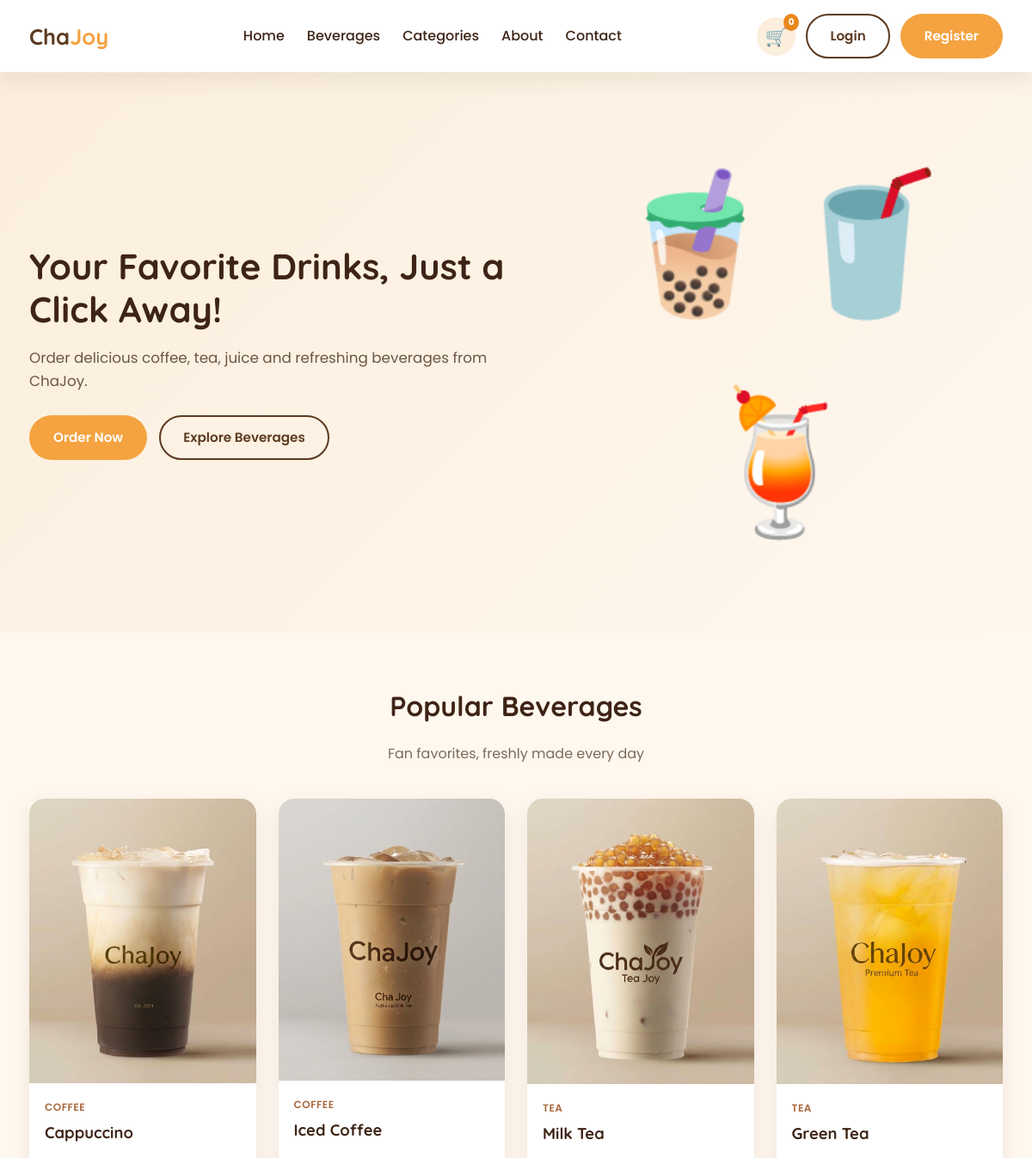
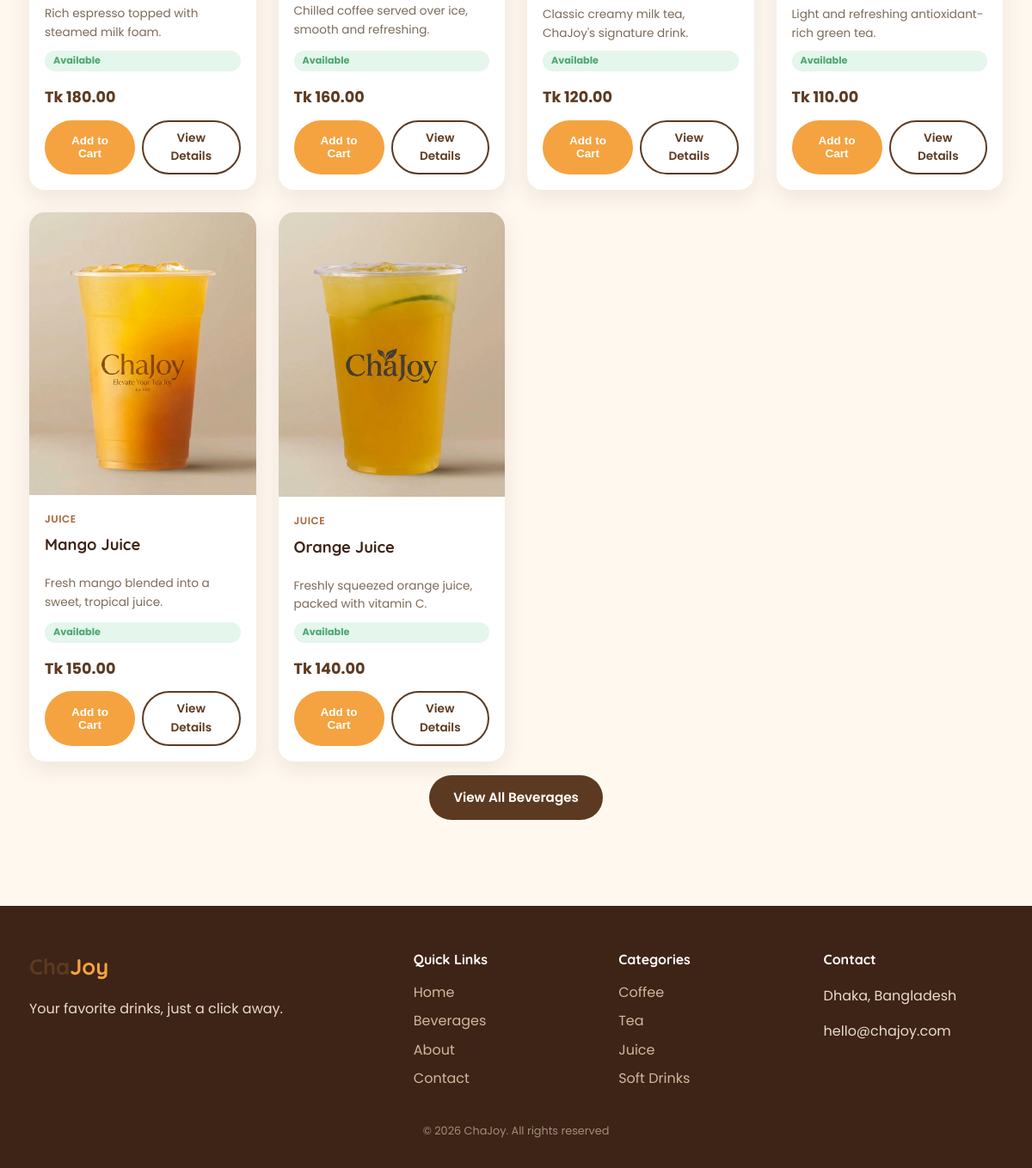
The page / on the database its author committed (2 pictures, top to bottom).
### tables this page shows
CREATE TABLE `beverages` (
  `id` int(11) NOT NULL,
  `category_id` int(11) NOT NULL,
  `name` varchar(100) NOT NULL,
  `description` varchar(500) DEFAULT '',
  `price` decimal(10,2) NOT NULL,
  `image` varchar(255) DEFAULT 'default.jpg',
  `stock` int(11) NOT NULL DEFAULT 0,
  `is_available` tinyint(1) NOT NULL DEFAULT 1,
  `created_at` timestamp NOT NULL DEFAULT current_timestamp()
);

CREATE TABLE `categories` (
  `id` int(11) NOT NULL,
  `name` varchar(50) NOT NULL,
  `created_at` timestamp NOT NULL DEFAULT current_timestamp()
);

### controllers/BeverageController.php (called while the page is built, shortened)
<?php
function beverageController_home($conn) {
    $popularBeverages = getPopularBeverages($conn, 6);
    require __DIR__ . '/../views/customer/home.php';
}
?>

### includes/functions.php (called while the page is built, shortened)
<?php
function clean($value) {
    return htmlspecialchars(
        trim($value ?? ""),
        ENT_QUOTES,
        'UTF-8'
    );
}
function formatMoney($amount) {
    return "Tk " . number_format(
        (float)$amount,
        2
    );
}
function truncateText($text, $limit = 80) {
    if (strlen($text) <= $limit) {
        return $text;
    }
    return substr(
        $text,
        0,
        $limit
    ) . "...";
}
function isLoggedIn() {
    return isset($_SESSION['user_id']);
}
?>

### models/Beverage.php (called while the page is built, shortened)
<?php
function getPopularBeverages($conn, $limit = 6) {
    $sql = "SELECT b.*, c.name AS category_name
            FROM beverages b
            JOIN categories c ON b.category_id = c.id
            WHERE b.is_available = 1
            ORDER BY b.id ASC
            LIMIT ?";
    $stmt = $conn->prepare($sql);
    $stmt->bind_param("i", $limit);
    $stmt->execute();
    $result = $stmt->get_result();
    $beverages = [];
    while ($row = $result->fetch_assoc()) {
        $beverages[] = $row;
    }
    return $beverages;
}
?>

### views/customer/home.php (the view)
<?php require __DIR__ . '/../layouts/header.php'; ?>
<section class="hero">
    <div class="container hero-inner">
        <div class="hero-text">
            <h1>Your Favorite Drinks, Just a Click Away!</h1>
            <p>Order delicious coffee, tea, juice and refreshing beverages from ChaJoy.</p>
            <div class="hero-buttons">
                <a href="index.php?page=beverages" class="btn btn-primary">Order Now</a>
                <a href="index.php?page=beverages" class="btn btn-outline">Explore Beverages</a>
            </div>
        </div>
        <div class="hero-image">🧋🥤🍹</div>
    </div>
</section>
<section class="section">
    <div class="container">
        <div class="section-title">
            <h2>Popular Beverages</h2>
            <p>Fan favorites, freshly made every day</p>
        </div>
        <div class="beverage-grid">
           <?php foreach (($popularBeverages ?? []) as $b): ?>
                <?php $available = $b['is_available'] && $b['stock'] > 0; ?>
                <div class="beverage-card">
                    <a href="index.php?page=beverage_details&id=<?php echo $b['id']; ?>">
                        <div class="drink-icon">
                           <img src="public/images/<?php echo $b['image']; ?>"
                              alt="<?php echo $b['name']; ?>">
                        </div>
                    </a>
                    <div class="beverage-body">
                        <span class="beverage-category"><?php echo clean($b['category_name']); ?></span>
                        <h3 class="beverage-name">
                            <a href="index.php?page=beverage_details&id=<?php echo $b['id']; ?>"><?php echo clean($b['name']); ?></a>
                        </h3>
                        <p class="beverage-desc"><?php echo clean(truncateText($b['description'], 70)); ?></p>
                        <span class="badge <?php echo $available ? 'badge-available' : 'badge-unavailable'; ?>">
                            <?php echo $available ? 'Available' : 'Out of stock'; ?>
                        </span>
                        <div class="beverage-price mt-2"><?php echo formatMoney($b['price']); ?></div>
                        <div class="beverage-actions">
                            <button class="btn btn-primary btn-sm add-to-cart-btn" data-id="<?php echo $b['id']; ?>" <?php echo $available ? '' : 'disabled'; ?>>Add to Cart</button>
                            <a href="index.php?page=beverage_details&id=<?php echo $b['id']; ?>" class="btn btn-outline btn-sm">View Details</a>
                        </div>
                    </div>
                </div>
            <?php endforeach; ?>
        </div>
        <div class="text-center mt-2">
            <a href="index.php?page=beverages" class="btn btn-secondary">View All Beverages</a>
        </div>
    </div>
</section>
<?php require __DIR__ . '/../layouts/footer.php'; ?>

### index.php (shortened to what this page needs)
<?php
require_once __DIR__ . '/config/config.php';
require_once __DIR__ . '/models/Beverage.php';
require_once __DIR__ . '/controllers/BeverageController.php';
$page = $_GET['page'] ?? 'home';
switch ($page) {
    case 'home':
        beverageController_home($conn);
        break;
}

### views/layouts/header.php (shortened to what this page needs)
<?php
$cartCount = 0;
?>
<!DOCTYPE html>
<html lang="en">
<head>
    <link rel="stylesheet" href="public/css/style.css">
</head>
<body>
<header class="navbar">
    <div class="container navbar-inner">
        <a href="index.php?page=home" class="logo">Cha<span>Joy</span></a>
        <nav class="nav-links" id="navLinks">
            <a href="index.php?page=home">Home</a>
            <a href="index.php?page=beverages">Beverages</a>
            <a href="index.php?page=beverages">Categories</a>
            <a href="index.php?page=about">About</a>
            <a href="index.php?page=contact">Contact</a>
        </nav>
        <div class="nav-actions">
            <a href="index.php?page=cart" class="icon-btn cart-icon" title="Cart">
                🛒 <span class="cart-badge" id="cartBadge"><?php echo $cartCount; ?></span>
            </a>
            <?php if (isLoggedIn()): ?>
                <div class="dropdown">
                    <button class="btn btn-outline dropdown-toggle">👤 <?php echo clean($_SESSION['user_name']); ?></button>
                    <div class="dropdown-menu">
                        <?php if (currentRole() === 'customer'): ?>
                            <a href="index.php?page=customer_dashboard">Dashboard</a>
                            <a href="index.php?page=order_history">My Orders</a>
                            <a href="index.php?page=profile">Profile</a>
                        <?php elseif (currentRole() === 'admin'): ?>
                            <a href="index.php?page=admin_dashboard">Admin Dashboard</a>
                        <?php elseif (currentRole() === 'delivery'): ?>
                            <a href="index.php?page=delivery_dashboard">Delivery Dashboard</a>
                        <?php endif; ?>
                        <a href="index.php?page=logout">Logout</a>
                    </div>
                </div>
            <?php else: ?>
                <a href="index.php?page=login" class="btn btn-outline">Login</a>
                <a href="index.php?page=register" class="btn btn-primary">Register</a>
            <?php endif; ?>
        </div>
    </div>
</header>
<main>

### views/layouts/footer.php (shortened to what this page needs)
</main>
<footer class="site-footer">
    <div class="container footer-inner">
        <div>
            <div class="logo">Cha<span>Joy</span></div>
            <p>Your favorite drinks, just a click away.</p>
        </div>
        <div>
            <h4>Quick Links</h4>
            <a href="index.php?page=home">Home</a>
            <a href="index.php?page=beverages">Beverages</a>
            <a href="index.php?page=about">About</a>
            <a href="index.php?page=contact">Contact</a>
        </div>
        <div>
            <h4>Categories</h4>
            <a href="index.php?page=beverages&category=1">Coffee</a>
            <a href="index.php?page=beverages&category=2">Tea</a>
            <a href="index.php?page=beverages&category=3">Juice</a>
            <a href="index.php?page=beverages&category=4">Soft Drinks</a>
        </div>
        <div>
            <h4>Contact</h4>
            <p>Dhaka, Bangladesh</p>
            <p>hello@chajoy.com</p>
        </div>
    </div>
    <p class="footer-copy">&copy; <?php echo date('Y'); ?> ChaJoy. All rights reserved</p>
</footer>
</body>
</html>

### public/css/style.css (style rules this page uses)
:root { --cream: #FFF8EF; --cream-dark: #FBEEDC; --brown: #5C3A21; --brown-dark: #3E2416; --tea: #A9683D; --orange: #F4A340; --orange-dark: #E8871B; --green: #4CA771; --red: #E15252; --white: #FFFFFF; --shadow: 0 8px 24px rgba(92, 58, 33, 0.10); --radius: 18px; --radius-sm: 10px; }
* { box-sizing: border-box; }
body { margin: 0; font-family: 'Poppins', sans-serif; background: var(--cream); color: var(--brown-dark); line-height: 1.6; }
h1, h2, h3, h4 { font-family: 'Quicksand', sans-serif; color: var(--brown-dark); margin: 0 0 0.5em; }
a { text-decoration: none; color: inherit; }
img { max-width: 100%; display: block; }
.container { max-width: 1180px; margin: 0 auto; padding: 0 24px; }
.btn { display: inline-block; padding: 12px 26px; border-radius: 50px; font-weight: 600; font-size: 0.95rem; cursor: pointer; border: 2px solid transparent; transition: all 0.2s ease; text-align: center; }
.btn-primary { background: var(--orange); color: var(--white); }
.btn-outline { background: transparent; border-color: var(--brown); color: var(--brown); }
.btn-secondary { background: var(--brown); color: var(--white); }
.btn-sm { padding: 8px 16px; font-size: 0.85rem; }
.navbar { background: var(--white); box-shadow: var(--shadow); position: sticky; top: 0; z-index: 50; }
.navbar-inner { display: flex; align-items: center; justify-content: space-between; padding: 16px 24px; }
.logo { font-family: 'Quicksand', sans-serif; font-size: 1.6rem; font-weight: 700; color: var(--brown); }
.logo span { color: var(--orange); }
.nav-links { display: flex; gap: 26px; }
.nav-links a { font-weight: 500; color: var(--brown-dark); }
.nav-actions { display: flex; align-items: center; gap: 12px; }
.icon-btn { position: relative; font-size: 1.3rem; padding: 6px 10px; border-radius: 50%; background: var(--cream-dark); }
.cart-badge { position: absolute; top: -4px; right: -4px; background: var(--orange-dark); color: white; font-size: 0.65rem; padding: 2px 6px; border-radius: 50%; font-weight: 700; }
.hero { background: linear-gradient(135deg, var(--cream-dark), var(--cream)); padding: 70px 0; }
.hero-inner { display: flex; align-items: center; gap: 40px; flex-wrap: wrap; }
.hero-text { flex: 1 1 420px; }
.hero-text h1 { font-size: 2.6rem; line-height: 1.2; margin-bottom: 18px; }
.hero-text p { font-size: 1.05rem; margin-bottom: 26px; color: #6b5644; }
.hero-buttons { display: flex; gap: 14px; flex-wrap: wrap; }
.hero-image { flex: 1 1 360px; text-align: center; font-size: 10rem; }
.section { padding: 60px 0; }
.section-title { text-align: center; margin-bottom: 40px; }
.section-title h2 { font-size: 2rem; }
.section-title p { color: #7d6a58; }
.beverage-grid { display: grid; grid-template-columns: repeat(auto-fill, minmax(250px, 1fr)); gap: 26px; }
.beverage-card { background: var(--white); border-radius: var(--radius); box-shadow: var(--shadow); overflow: hidden; transition: transform 0.2s ease; display: flex; flex-direction: column; }
.beverage-body { padding: 18px; flex: 1; display: flex; flex-direction: column; }
.beverage-category { font-size: 0.75rem; text-transform: uppercase; letter-spacing: 0.5px; color: var(--tea); font-weight: 600; }
.beverage-name { font-size: 1.15rem; margin: 6px 0; }
.beverage-desc { font-size: 0.85rem; color: #7d6a58; flex: 1; margin-bottom: 10px; }
.beverage-price { font-weight: 700; color: var(--brown); font-size: 1.1rem; margin-bottom: 12px; }
.beverage-actions { display: flex; gap: 8px; }
.badge { display: inline-block; padding: 3px 10px; border-radius: 50px; font-size: 0.7rem; font-weight: 700; }
.badge-available { background: #e5f6ec; color: var(--green); }
.text-center { text-align: center; }
.mt-2 { margin-top: 16px; }
.site-footer { background: var(--brown-dark); color: #e9dcc9; padding: 50px 0 20px; margin-top: 40px; }
.footer-inner { display: grid; grid-template-columns: 2fr 1fr 1fr 1fr; gap: 30px; }
.footer-inner h4 { color: white; margin-bottom: 12px; }
.footer-inner a { display: block; color: #cbb89e; margin-bottom: 8px; }
.footer-copy { text-align: center; color: #a08e78; font-size: 0.8rem; margin-top: 30px; }

### rows shown on the page
beverages: image (picture), category.name "COFFEE", name "Cappuccino", description "Rich espresso topped with steamed milk foam.", is_available "Available", price "Tk 180.00"
beverages: image (picture), category.name "COFFEE", name "Iced Coffee", description "Chilled coffee served over ice, smooth and refreshing.", is_available "Available", price "Tk 160.00"
beverages: image (picture), category.name "TEA", name "Milk Tea", description "Classic creamy milk tea, ChaJoy's signature drink.", is_available "Available", price "Tk 120.00"
beverages: image (picture), category.name "TEA", name "Green Tea", description "Light and refreshing antioxidant-rich green tea.", is_available "Available", price "Tk 110.00"
beverages: image (picture), category.name "JUICE", name "Mango Juice", description "Fresh mango blended into a sweet, tropical juice.", is_available "Available", price "Tk 150.00"
beverages: image (picture), category.name "JUICE", name "Orange Juice", description "Freshly squeezed orange juice, packed with vitamin C.", is_available "Available", price "Tk 140.00"

### other values the page prints
$cartCount "0"
